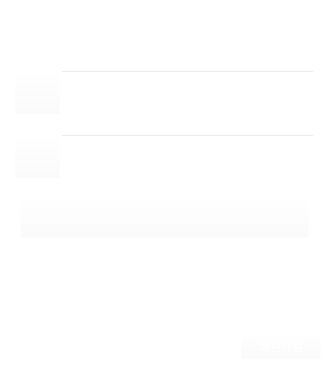
<?xml version="1.0" encoding="UTF-8"?>
<ui version="4.0">
 <class>LoginWidget</class>
 <widget class="QWidget" name="LoginWidget">
  <property name="geometry">
   <rect>
    <x>0</x>
    <y>0</y>
    <width>330</width>
    <height>368</height>
   </rect>
  </property>
  <property name="windowTitle">
   <string>Form</string>
  </property>
  <property name="styleSheet">
   <string notr="true">background-color: rgba(255, 255, 255, 0);</string>
  </property>
  <layout class="QVBoxLayout" name="verticalLayout_5">
   <property name="spacing">
    <number>0</number>
   </property>
   <property name="leftMargin">
    <number>0</number>
   </property>
   <property name="topMargin">
    <number>0</number>
   </property>
   <property name="rightMargin">
    <number>0</number>
   </property>
   <property name="bottomMargin">
    <number>0</number>
   </property>
   <item>
    <widget class="QFrame" name="horizontalFrame">
     <property name="minimumSize">
      <size>
       <width>330</width>
       <height>50</height>
      </size>
     </property>
     <property name="maximumSize">
      <size>
       <width>330</width>
       <height>50</height>
      </size>
     </property>
     <property name="styleSheet">
      <string notr="true">background-image: url(:/res/images/loginbar.png);</string>
     </property>
     <property name="lineWidth">
      <number>0</number>
     </property>
     <layout class="QHBoxLayout" name="horizontalLayout_3">
      <property name="spacing">
       <number>0</number>
      </property>
      <property name="leftMargin">
       <number>0</number>
      </property>
      <property name="topMargin">
       <number>0</number>
      </property>
      <property name="rightMargin">
       <number>0</number>
      </property>
      <property name="bottomMargin">
       <number>0</number>
      </property>
     </layout>
    </widget>
   </item>
   <item>
    <widget class="QWidget" name="widget" native="true">
     <property name="styleSheet">
      <string notr="true">background-color: rgba(255, 255, 255, 0);</string>
     </property>
     <layout class="QVBoxLayout" name="verticalLayout">
      <property name="spacing">
       <number>0</number>
      </property>
      <property name="leftMargin">
       <number>0</number>
      </property>
      <property name="topMargin">
       <number>0</number>
      </property>
      <property name="rightMargin">
       <number>0</number>
      </property>
      <property name="bottomMargin">
       <number>0</number>
      </property>
      <item>
       <widget class="QFrame" name="frame">
        <property name="minimumSize">
         <size>
          <width>330</width>
          <height>0</height>
         </size>
        </property>
        <property name="maximumSize">
         <size>
          <width>330</width>
          <height>16777215</height>
         </size>
        </property>
        <property name="styleSheet">
         <string notr="true">background-image: url(:/res/images/backunder.png);
background-color: rgba(255, 255, 255, 0);</string>
        </property>
        <property name="lineWidth">
         <number>0</number>
        </property>
        <layout class="QVBoxLayout" name="verticalLayout_4">
         <property name="spacing">
          <number>20</number>
         </property>
         <property name="leftMargin">
          <number>0</number>
         </property>
         <property name="topMargin">
          <number>20</number>
         </property>
         <property name="rightMargin">
          <number>0</number>
         </property>
         <property name="bottomMargin">
          <number>0</number>
         </property>
         <item>
          <layout class="QHBoxLayout" name="horizontalLayout">
           <property name="spacing">
            <number>0</number>
           </property>
           <property name="leftMargin">
            <number>15</number>
           </property>
           <property name="rightMargin">
            <number>15</number>
           </property>
           <item>
            <widget class="QPushButton" name="pushButton">
             <property name="minimumSize">
              <size>
               <width>45</width>
               <height>44</height>
              </size>
             </property>
             <property name="maximumSize">
              <size>
               <width>45</width>
               <height>44</height>
              </size>
             </property>
             <property name="layoutDirection">
              <enum>Qt::LeftToRight</enum>
             </property>
             <property name="styleSheet">
              <string notr="true">border-image: url(:/res/images/login_up.png);</string>
             </property>
             <property name="text">
              <string/>
             </property>
            </widget>
           </item>
           <item>
            <widget class="QLineEdit" name="email">
             <property name="minimumSize">
              <size>
               <width>255</width>
               <height>44</height>
              </size>
             </property>
             <property name="maximumSize">
              <size>
               <width>255</width>
               <height>44</height>
              </size>
             </property>
             <property name="styleSheet">
              <string notr="true">border-image: url(:/res/images/login_down.png);
font: 75 11pt &quot;나눔고딕&quot;;</string>
             </property>
             <property name="text">
              <string/>
             </property>
            </widget>
           </item>
          </layout>
         </item>
         <item>
          <layout class="QHBoxLayout" name="horizontalLayout_5">
           <property name="spacing">
            <number>0</number>
           </property>
           <property name="leftMargin">
            <number>15</number>
           </property>
           <property name="rightMargin">
            <number>15</number>
           </property>
           <item>
            <widget class="QPushButton" name="pushButton_2">
             <property name="minimumSize">
              <size>
               <width>45</width>
               <height>44</height>
              </size>
             </property>
             <property name="maximumSize">
              <size>
               <width>45</width>
               <height>44</height>
              </size>
             </property>
             <property name="styleSheet">
              <string notr="true">border-image: url(:/res/images/password_up.png);</string>
             </property>
             <property name="text">
              <string/>
             </property>
            </widget>
           </item>
           <item>
            <widget class="QLineEdit" name="password">
             <property name="minimumSize">
              <size>
               <width>255</width>
               <height>44</height>
              </size>
             </property>
             <property name="maximumSize">
              <size>
               <width>250</width>
               <height>44</height>
              </size>
             </property>
             <property name="styleSheet">
              <string notr="true">border-image: url(:/res/images/login_down.png);
font: 75 11pt &quot;나눔고딕&quot;;</string>
             </property>
             <property name="text">
              <string/>
             </property>
             <property name="echoMode">
              <enum>QLineEdit::Password</enum>
             </property>
            </widget>
           </item>
          </layout>
         </item>
         <item>
          <layout class="QHBoxLayout" name="horizontalLayout_6">
           <item>
            <widget class="QPushButton" name="logInBtn">
             <property name="minimumSize">
              <size>
               <width>289</width>
               <height>40</height>
              </size>
             </property>
             <property name="maximumSize">
              <size>
               <width>289</width>
               <height>40</height>
              </size>
             </property>
             <property name="cursor">
              <cursorShape>PointingHandCursor</cursorShape>
             </property>
             <property name="toolTip">
              <string extracomment="로그인하세요">로그인하세요</string>
             </property>
             <property name="toolTipDuration">
              <number>3000</number>
             </property>
             <property name="styleSheet">
              <string notr="true">QPushButton#logInBtn{
	border-image: url(:/res/images/summit_c.png);
}

QPushButton#logInBtn:hover{
	border-image: url(:/res/images/summit_o.png);
}

QPushButton#logInBtn:pressed {
	border-image: url(:/res/images/summit_p.png);
}</string>
             </property>
             <property name="text">
              <string/>
             </property>
            </widget>
           </item>
          </layout>
         </item>
         <item>
          <spacer name="verticalSpacer">
           <property name="orientation">
            <enum>Qt::Vertical</enum>
           </property>
           <property name="sizeHint" stdset="0">
            <size>
             <width>20</width>
             <height>40</height>
            </size>
           </property>
          </spacer>
         </item>
        </layout>
       </widget>
      </item>
      <item>
       <widget class="QFrame" name="frame">
        <property name="styleSheet">
         <string notr="true">border-image: url(:/res/images/loginUnd.png);
background-color: rgba(255, 255, 255, 0);</string>
        </property>
        <layout class="QHBoxLayout" name="horizontalLayout_7">
         <property name="spacing">
          <number>0</number>
         </property>
         <property name="leftMargin">
          <number>5</number>
         </property>
         <item>
          <spacer name="horizontalSpacer_3">
           <property name="orientation">
            <enum>Qt::Horizontal</enum>
           </property>
           <property name="sizeHint" stdset="0">
            <size>
             <width>40</width>
             <height>20</height>
            </size>
           </property>
          </spacer>
         </item>
         <item>
          <widget class="QPushButton" name="SignUp">
           <property name="cursor">
            <cursorShape>PointingHandCursor</cursorShape>
           </property>
           <property name="styleSheet">
            <string notr="true">font: 75 9pt &quot;나눔고딕 ExtraBold&quot;;
color: rgb(255, 255, 255);</string>
           </property>
           <property name="text">
            <string>회원가입</string>
           </property>
          </widget>
         </item>
        </layout>
       </widget>
      </item>
     </layout>
    </widget>
   </item>
  </layout>
 </widget>
 <resources/>
 <connections/>
</ui>
